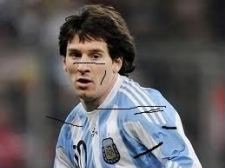
#> input picture img/messi_2.jpg, 225 x 168 px
$ python ImageInpainting.py
#> lines starting #> are read from the running program, lines starting #| are printed output that depends on the picture
import numpy as np
import cv2 as cv
from matplotlib import pyplot as plt

img = cv.imread('../img/messi_2.jpg')
#> img is the input picture: shape (168, 225, 3); mean B, G, R 94.9, 91.8, 94
mask = cv.imread('../img/mask2.png', 0)
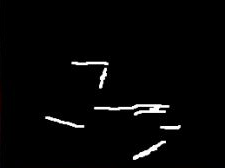
#> input picture img/mask2.png, 225 x 168 px
#> mask: shape (168, 225); min 0, max 255, mean 5.8

# cv.INPAINT_TELEA use the neighbours with weights to fix,
# cv.INPAINT_NS use fluid dynamic methods
# the third argument means the size of fix circle
dst1 = cv.inpaint(img, mask, 3, cv.INPAINT_TELEA)
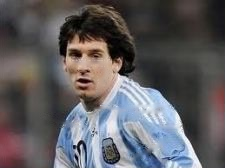
#> dst1: shape (168, 225, 3); mean B, G, R 96, 92.9, 95.1
dst2 = cv.inpaint(img, mask, 3, cv.INPAINT_NS)

mask_3d = cv.cvtColor(mask, cv.COLOR_GRAY2BGR)
result_1 = np.hstack((img, mask_3d))
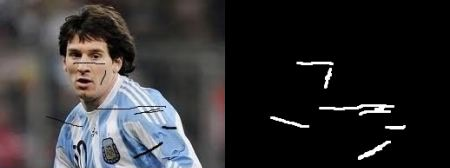
#> result_1: shape (168, 450, 3); mean B, G, R 50.3, 48.8, 49.9
result_2 = np.hstack((dst1, dst2))
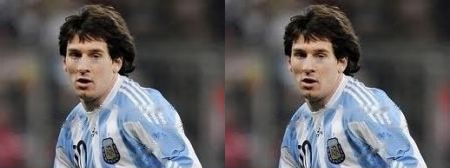
#> result_2: shape (168, 450, 3); mean B, G, R 96, 92.9, 95.1
result = np.vstack((result_1, result_2))
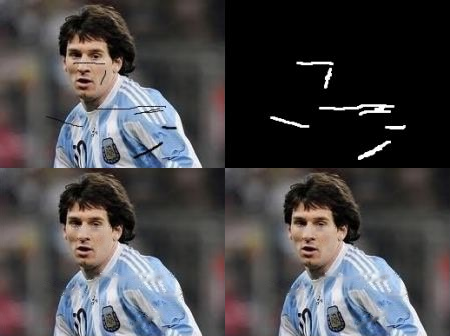
#> result: shape (336, 450, 3); mean B, G, R 73.2, 70.8, 72.5

cv.imshow('img', result)
cv.waitKey(0)
cv.destroyAllWindows()
